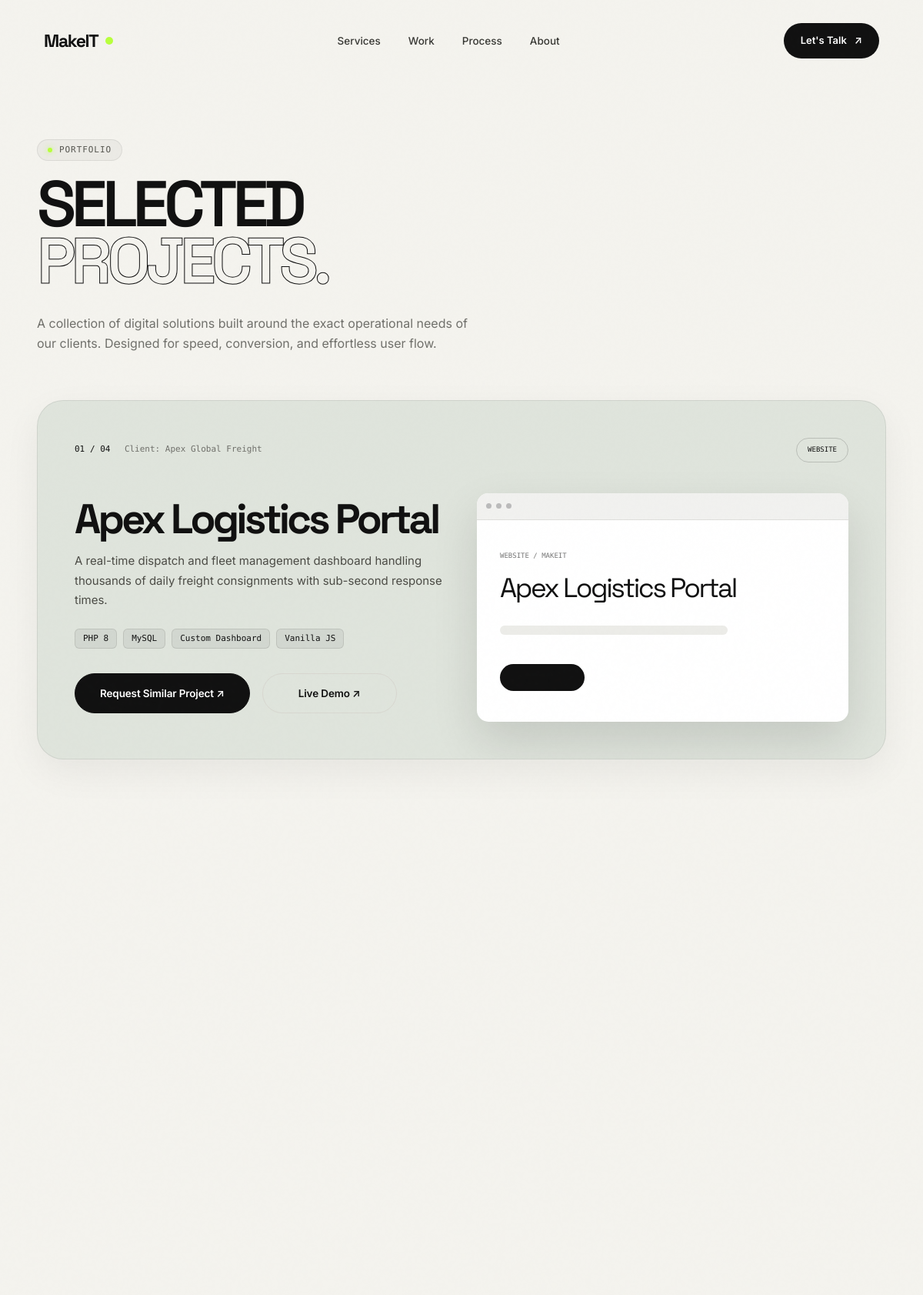
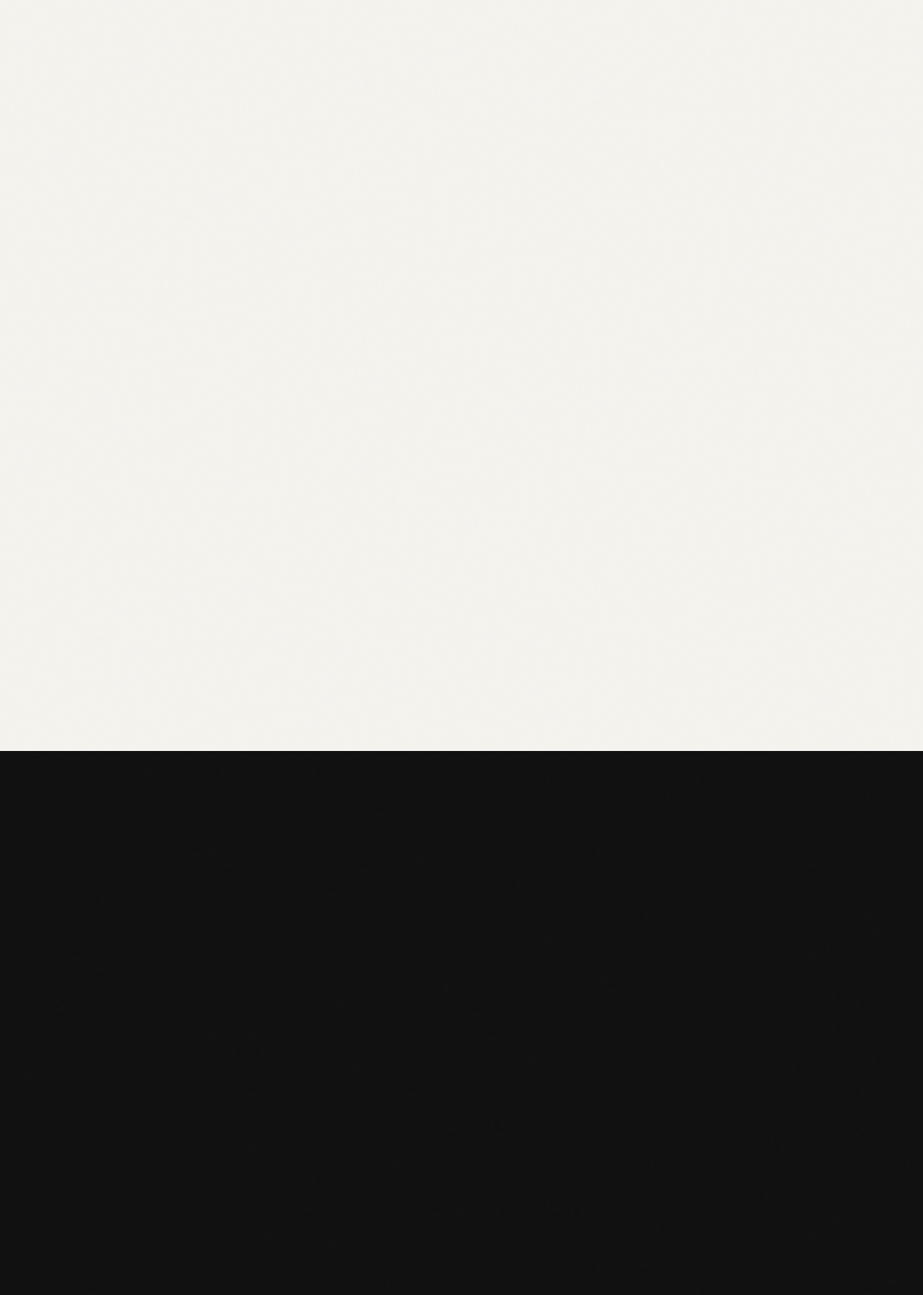
/work.php, run on the app's committed database (2 pictures, top to bottom).
### tables this page shows
CREATE TABLE `projects` (
  `id` INT UNSIGNED NOT NULL AUTO_INCREMENT,
  `title` VARCHAR(150) NOT NULL,
  `slug` VARCHAR(150) NOT NULL,
  `category` VARCHAR(100) NOT NULL,
  `client_name` VARCHAR(100) NULL,
  `description` TEXT NOT NULL,
  `image` VARCHAR(255) NOT NULL,
  `project_url` VARCHAR(255) NULL,
  `tags` VARCHAR(255) NULL,
  `display_order` INT NOT NULL DEFAULT 0,
  `is_featured` TINYINT(1) NOT NULL DEFAULT 0,
  `status` ENUM('published', 'draft') NOT NULL DEFAULT 'published',
  `created_at` DATETIME NOT NULL DEFAULT CURRENT_TIMESTAMP,
  `updated_at` DATETIME NOT NULL DEFAULT CURRENT_TIMESTAMP ON UPDATE CURRENT_TIMESTAMP,
  PRIMARY KEY (`id`),
  UNIQUE KEY `uk_projects_slug` (`slug`),
  KEY `idx_projects_status_featured_order` (`status`, `is_featured`, `display_order`)
);

### includes/functions.php (called while the page is built, shortened)
<?php
function get_projects(?string $category = null, ?int $limit = null): array
{
    static $cachedProjects = [];
    $cacheKey = ($category ?? 'all') . '_' . ($limit ?? 'all');
    try {
        $db = Database::getInstance();
        if ($db->isConnected()) {
            $sql = "SELECT * FROM projects WHERE status = 'published'";
            $params = [];
            $sql .= " ORDER BY display_order ASC, id DESC";
            $rows = $db->fetchAll($sql, $params);
            $cachedProjects[$cacheKey] = $rows;
            return $cachedProjects[$cacheKey];
        }
    } catch (\Throwable $e) {
        error_log("get_projects notice: " . $e->getMessage());
    }
    $cachedProjects[$cacheKey] = $defaults;
    return $cachedProjects[$cacheKey];
}

### config/database.php (called while the page is built, shortened)
<?php
final class Database
{
    private static ?self $instance = null;
    private ?PDO $pdo = null;
    private function __construct()
    {
        $dsn = sprintf(
            'mysql:host=%s;port=%d;dbname=%s;charset=%s',
            DB_HOST,
            DB_PORT,
            DB_NAME,
            DB_CHARSET
        );
        $options = [
            PDO::ATTR_ERRMODE            => PDO::ERRMODE_EXCEPTION,
            PDO::ATTR_DEFAULT_FETCH_MODE => PDO::FETCH_ASSOC,
            PDO::ATTR_EMULATE_PREPARES   => false,
            PDO::ATTR_PERSISTENT         => false,
            PDO::ATTR_TIMEOUT            => 1,
        ];
        try {
            $this->pdo = new PDO($dsn, DB_USER, DB_PASS, $options);
            $this->pdo->exec("SET NAMES " . DB_CHARSET . " COLLATE utf8mb4_unicode_ci");
        } catch (PDOException $e) {
            $this->connectionError = $e->getMessage();
            $sqlitePath = dirname(__DIR__) . '/database/makeit.sqlite';
            $initScript = dirname(__DIR__) . '/database/init_sqlite.php';
            if (file_exists($initScript)) {
                require_once $initScript;
                try {
                    $this->pdo = init_sqlite_database($sqlitePath);
                } catch (\Throwable $sqliteEx) {
                    $this->pdo = null;
                    error_log("SQLite Fallback Notice: " . $sqliteEx->getMessage());
                }
            } else {
                $this->pdo = null;
            }
            error_log("MySQL Connection Notice: " . $e->getMessage());
        }
    }
    public function isConnected(): bool
    {
        return $this->pdo !== null;
    }
    public static function getInstance(): self
    {
        if (self::$instance === null) {
            self::$instance = new self();
        }
        return self::$instance;
    }
    public function query(string $sql, array $params = []): PDOStatement
    {
        $stmt = $this->pdo->prepare($sql);
        $stmt->execute($params);
        return $stmt;
    }
    public function fetchAll(string $sql, array $params = []): array
    {
        $stmt = $this->query($sql, $params);
        return $stmt->fetchAll();
    }
}

### includes/security.php (called while the page is built, shortened)
<?php
function e(mixed $value): string
{
    return htmlspecialchars((string)$value, ENT_QUOTES | ENT_HTML5, 'UTF-8');
}

### work.php (the view, shortened to what this page needs)
<?php
$projects = get_projects();
require_once __DIR__ . '/includes/header.php';
?>
  <main id="main-content" style="padding-top: 140px;">
    <section class="work" style="padding-top: 40px; padding-bottom: 120px;">
      <div class="container">
        <div class="eyebrow" style="margin-bottom: 20px;">Portfolio</div>
        <h1 class="section-title" style="margin-bottom: 30px;">
          SELECTED<br>
          <span class="outline">PROJECTS.</span>
        </h1>
        <p class="work-note" style="max-width: 580px; width: 100%; font-size: 16px; margin-bottom: 60px;">
          A collection of digital solutions built around the exact operational needs of our clients. Designed for speed, conversion, and effortless user flow.
        </p>
        <?php if (empty($projects)): ?>
          <div class="empty-state-public">
            <div class="empty-state-icon">✦</div>
            <h3>Portfolio Updating</h3>
            <p>Our recent product launches and case studies are being prepared. Contact us to request private project briefs and architectural references.</p>
            <a href="contact.php" class="button button-primary magnetic">Request Portfolio Deck ↗</a>
          </div>
        <?php else: ?>
          <div class="projects" style="gap: 40px;">
            <?php foreach ($projects as $index => $project): ?>
              <?php
                $projNum = str_pad((string)($index + 1), 2, '0', STR_PAD_LEFT);
                $totalCount = str_pad((string)count($projects), 2, '0', STR_PAD_LEFT);
                $projectImg = get_image_url($project['image'] ?? $project['image_path'] ?? null, 'project');
                $hasCustomImage = !empty($project['image']) && file_exists(ROOT_PATH . '/' . ltrim($project['image'], '/\\'));
              ?>
              <article class="project reveal" style="position: relative; top: 0; min-height: auto; padding: 48px; gap: 40px;">
                <div class="project-top">
                  <div>
                    <span class="project-number"><?= e($projNum) ?> / <?= e($totalCount) ?></span>
                    <?php if (!empty($project['client_name'])): ?>
                      <span style="margin-left: 14px; font-family: 'DM Mono', monospace; font-size: 11px; color: var(--muted);">
                        Client: <?= e($project['client_name']) ?>
                      </span>
                    <?php endif; ?>
                  </div>
                  <div class="project-type">
                    <?= e($project['category']) ?>
                  </div>
                </div>
                <div style="display: grid; grid-template-columns: 1fr 1fr; gap: 40px; align-items: center;">
                  <div>
                    <h2 class="project-title" style="font-size: clamp(2.4rem, 4.5vw, 4rem);">
                      <?= e($project['title']) ?>
                    </h2>
                    <p style="color: #4b4b45; font-size: 15px; margin-top: 16px; line-height: 1.7;">
                      <?= e($project['description']) ?>
                    </p>
                    <?php if (!empty($project['tags'])): ?>
                      <div style="margin-top: 24px; display: flex; flex-wrap: wrap; gap: 8px;">
                        <?php foreach (explode(',', (string)$project['tags']) as $tag): ?>
                          <span style="background: rgba(17,17,17,0.06); border: 1px solid rgba(17,17,17,0.1); padding: 4px 10px; border-radius: 6px; font-family: 'DM Mono', monospace; font-size: 11px;">
                            <?= e(trim($tag)) ?>
                          </span>
                        <?php endforeach; ?>
                      </div>
                    <?php endif; ?>
                    <div style="margin-top: 32px; display: flex; gap: 16px; flex-wrap: wrap;">
                      <a href="contact.php?project=<?= urlencode($project['title']) ?>" class="button button-primary magnetic">
                        Request Similar Project ↗
                      </a>
                      <?php if (!empty($project['project_url'])): ?>
                        <a href="<?= e($project['project_url']) ?>" target="_blank" rel="noopener noreferrer" class="button button-secondary magnetic">
                          Live Demo ↗
                        </a>
                      <?php endif; ?>
                    </div>
                  </div>
                  <div class="browser" style="box-shadow: 0 25px 60px rgba(0,0,0,0.12); transform: none;">
                    <div class="browser-top">
                      <div class="browser-dot"></div>
                      <div class="browser-dot"></div>
                      <div class="browser-dot"></div>
                    </div>
                    <?php if ($hasCustomImage): ?>
                      <div class="browser-img-wrap">
                        <img src="<?= e($projectImg) ?>" alt="<?= e($project['title']) ?>" class="browser-project-img" loading="lazy">
                      </div>
                    <?php else: ?>
                      <div class="browser-content" style="padding: 40px 30px;">
                        <div class="mock-label"><?= e(strtoupper($project['category'])) ?> / MAKEIT</div>
                        <div class="mock-heading" style="font-size: 2.2rem;"><?= e($project['title']) ?></div>
                        <div class="mock-bar" style="margin-top: 14px;"></div>
                        <div class="mock-button" style="margin-top: 18px;"></div>
                      </div>
                    <?php endif; ?>
                  </div>
                </div>
              </article>
            <?php endforeach; ?>
          </div>
        <?php endif; ?>
      </div>
    </section>
  </main>
<?php require_once __DIR__ . '/includes/footer.php'; ?>

### data on the page
projects: projNum "01", totalCount "04", client_name "Apex Global Freight", category "WEBSITE", title "Apex Logistics Portal", description "A real-time dispatch and fleet management dashboard handling thousands of daily freight consignments with sub-second response times.", tags "PHP 8", tags "MySQL", tags "Custom Dashboard", tags "Vanilla JS"
